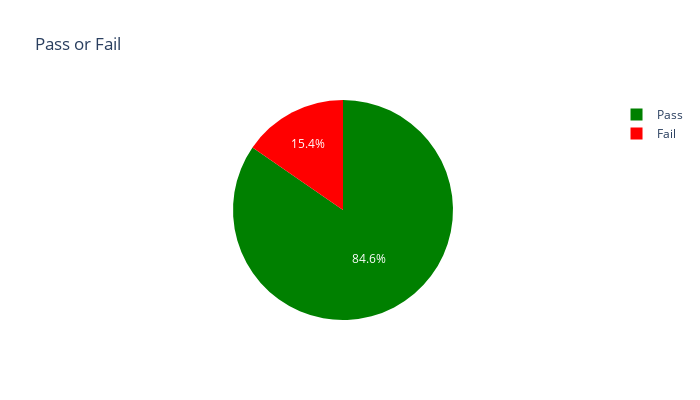

Notebook cell for this chart:
### Code cell
labels = ['Pass', 'Fail']

Pass_or_Fail = df['FIN_JGMT'].value_counts().tolist()
values = [Pass_or_Fail[0], Pass_or_Fail[1]]

fig = px.pie(values=df['FIN_JGMT'].value_counts(), names=labels, 
            width=700, height=400,
            color_discrete_sequence=['green', 'red'], 
            title='Pass or Fail')
fig.show()

### Figure 1 — Plotly figure (JSON) as saved in the notebook; plotly's stock layout.template omitted (floating-point values rounded to 4 significant figures)
{"data": [{"domain": {"x": [0, 1], "y": [0, 1]}, "hovertemplate": "label=%{label}<br>value=%{value}<extra></extra>", "labels": ["Pass", "Fail"], "legendgroup": "", "name": "", "showlegend": true, "type": "pie", "values": [626092, 113796]}], "layout": {"height": 400, "legend": {"tracegroupgap": 0}, "piecolorway": ["green", "red"], "title": {"text": "Pass or Fail"}, "width": 700}}
